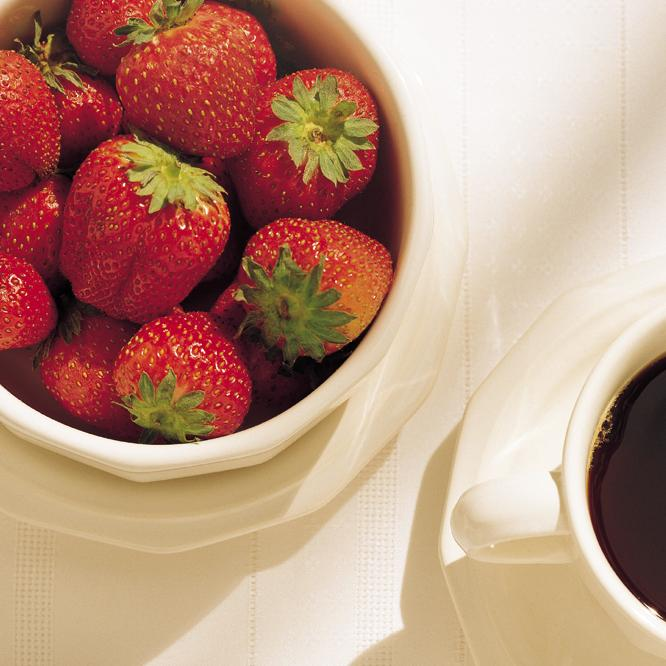
#> input picture resources/barries.jpg, 666 x 666 px
$ python ex5.py
#> lines starting #> are read from the running program, lines starting #| are printed output that depends on the picture
from PIL import Image
import random

def cypherColoredImage(image, start, finish, keysImg):
    copiedImg = image.copy()
    pixels = copiedImg.load()
    keyPixels = keysImg.load()
    for x in range(start['x'], finish['x']):
        for y in range(start['y'], finish['y']):
            keyR = random.randrange(0, 256)
            keyG = random.randrange(0, 256)
            keyB = random.randrange(0, 256)
            keyPixels[x - start['x'], y - start['y']] = (keyR, keyG, keyB)
            r, g , b = pixels[x, y]
            cypheredR = r ^ keyR
            cypheredG = g ^ keyG
            cypheredB = b ^ keyB
            pixels[x, y] = (cypheredR, cypheredG, cypheredB)
    copiedImg.save("generated-content/cypheredImage.png")
    keysImg.save("generated-content/cypherKeys.png")

def decypherColoredImage(cyphImage, start, finish, keysImg):
    copiedCyphImg = cyphImage.copy()
    pixels = copiedCyphImg.load()
    keyPixels = keysImg.load()
    for x in range(start['x'], finish['x']):
        for y in range(start['y'], finish['y']):
            keyR, keyG, keyB = keyPixels[x - start['x'], y - start['y']]
            r, g , b = pixels[x, y]
            decypheredR = r ^ keyR
            decypheredG = g ^ keyG
            decypheredB = b ^ keyB
            pixels[x, y] = (decypheredR, decypheredG, decypheredB)
    copiedCyphImg.save("generated-content/decypheredImage.png")

def cypherMonochromaticImage(image, start, finish, keysImg):
    copiedImg = image.copy()
    pixels = copiedImg.load()
    keyPixels = keysImg.load()
    for x in range(start['x'], finish['x']):
        for y in range(start['y'], finish['y']):
            key = random.randrange(0, 256)
            keyPixels[x - start['x'], y - start['y']] = key
            pixel = pixels[x, y]
            cypheredPixel = pixel ^ key
            pixels[x, y] = cypheredPixel
    copiedImg.save("generated-content/cypheredImage.png")
    keysImg.save("generated-content/cypherKeys.png")

def decypherMonochromaticImage(cyphImage, start, finish, keysImg):
    copiedCyphImg = cyphImage.copy()
    pixels = copiedCyphImg.load()
    keyPixels = keysImg.load()
    for x in range(start['x'], finish['x']):
        for y in range(start['y'], finish['y']):
            key = keyPixels[x - start['x'], y - start['y']]
            pixel = pixels[x, y]
            decypheredPixel = pixel ^ key
            pixels[x, y] = decypheredPixel
    copiedCyphImg.save("generated-content/decypheredImage.png")

def vernamImage(image, start = {}, finish = {}):
#> called with image = './resources/barries.jpg'
    img = Image.open(image)
#> img is the input picture: PIL image 666x666 RGB; mean R, G, B 186.2, 145.9, 126.5
    width, height = img.size
#> width = 666; height = 666
    s = start
    f = finish
    if(len(s) == 0):
        s = {'x': 0, 'y': 0}
    if(len(f) == 0):
        f = {'x': width, 'y': height}
    if(s['x'] > width
       or s['y'] > height
       or f['x'] > width
       or f['y'] > height
       or s['x'] > f['x']
       or s['y'] > f['y']
    ):
        print("Start coords must be positive numbers and finish coords must be less or equal than (x: %d, y: %d" %(width, height))
        return -1
    mode = img.mode
#> mode = 'RGB'
    if(mode == "RGB"):
        # Cypher begins
        coloredKeys = Image.new(mode="RGB", size=(f['x'] - s['x'], f['y'] - s['y']))
#> coloredKeys: PIL image 425x425 RGB; every value is 0
        cypherColoredImage(img, s, f, coloredKeys)
#> in cypherColoredImage, `copiedImg.save("generated-content/cypheredImage.png")`:
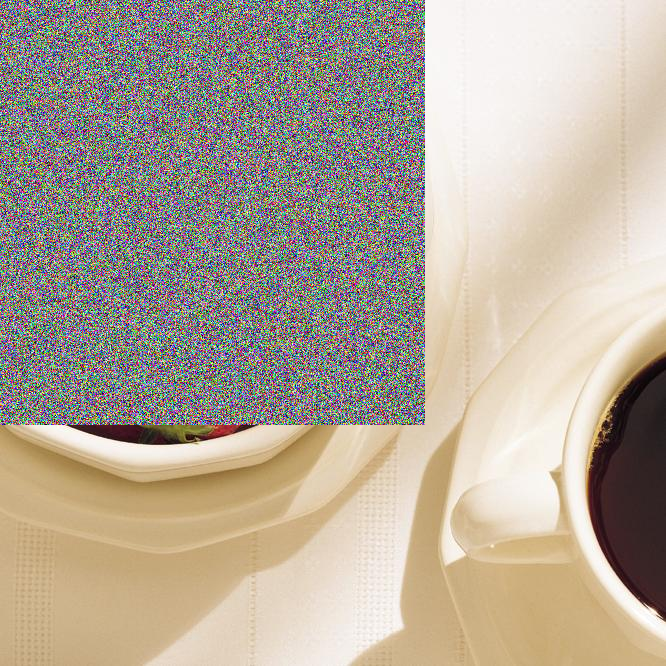
#> saved as cypheredImage.png: PIL image 666x666 RGB; mean R, G, B 177.2, 166.6, 152.1
#> in cypherColoredImage, `keysImg.save("generated-content/cypherKeys.png")`:
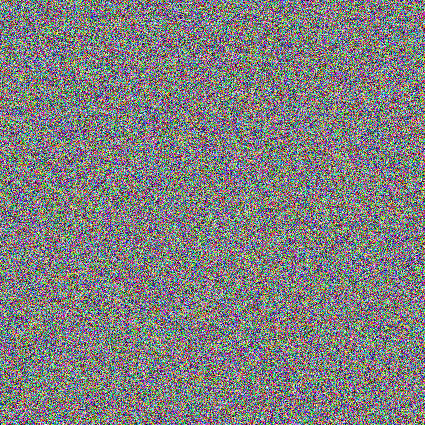
#> saved as cypherKeys.png: PIL image 425x425 RGB; mean R, G, B 127.6, 127.3, 127.6
        # Decypher begins
        cypheredColoredImg = Image.open("generated-content/cypheredImage.png")
        fullColoredKeys = Image.open("generated-content/cypherKeys.png")
        decypherColoredImage(cypheredColoredImg, s, f, fullColoredKeys)
    elif(mode == "L"):
        # Cypher begins
        monoKeys = Image.new(mode="L", size=(f['x'] - s['x'], f['y'] - s['y']))
        cypherMonochromaticImage(img, s, f, monoKeys)
        # Decypher begins
        cypheredMonoImg = Image.open("generated-content/cypheredImage.png")
        fullMonoKeys = Image.open("generated-content/cypherKeys.png")
        decypherMonochromaticImage(cypheredMonoImg, s, f, fullMonoKeys)

def main(image, start = {}, finish = {}):
    vernamImage(image, start, finish)

if __name__=="__main__":
    main("./resources/barries.jpg", {'x': 0, 'y': 0}, {'x': 425, 'y': 425})
